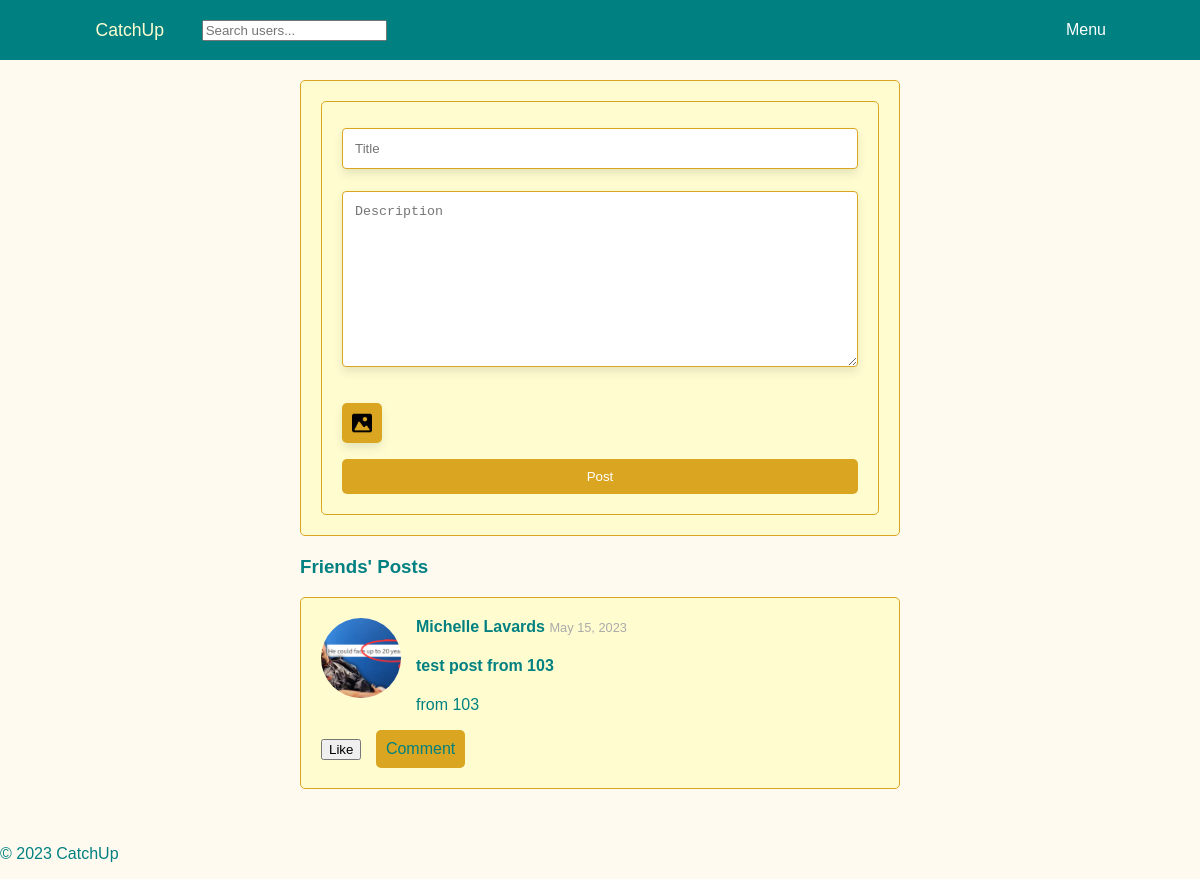
Before: /create_post/ (signed in) with the older database file.
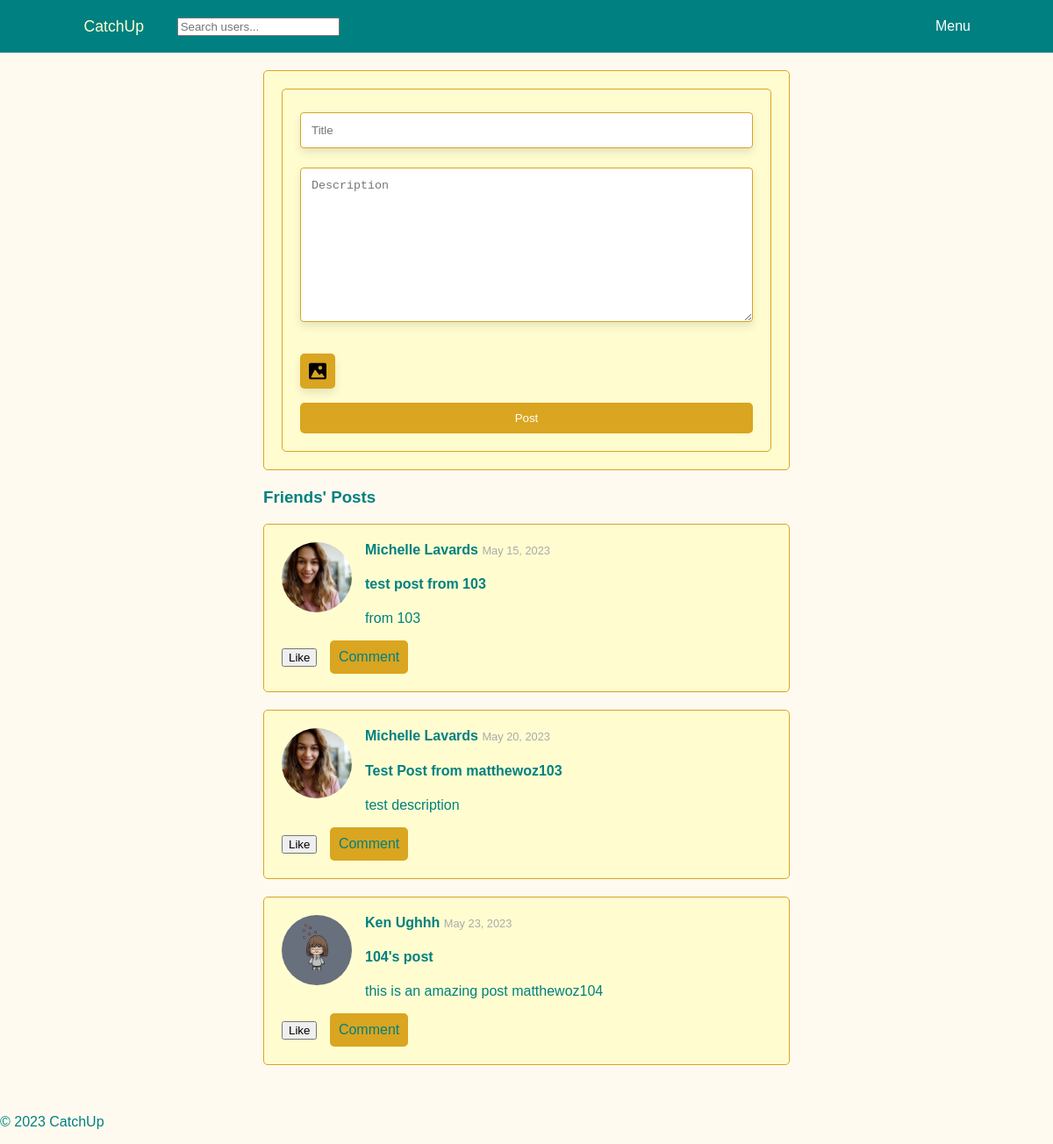
After: the same page with the newer database file.
### users/models.py (models this page shows, shortened)
class Post(models.Model):
    user = models.ForeignKey(settings.AUTH_USER_MODEL, on_delete=models.CASCADE)
    title = models.CharField(max_length=200)
    description = models.TextField()
    image = models.ImageField(upload_to='posts/', blank=True, null=True)
    created_at = models.DateTimeField(auto_now_add=True)
    likes = models.ManyToManyField(User, related_name='likes', blank=True)

class UserProfile(models.Model):
    user = models.OneToOneField(User, on_delete=models.CASCADE)
    first_name = models.CharField(max_length=30)
    last_name = models.CharField(max_length=30)
    bio = models.TextField(blank=True)  # bio can be blank if user doesn't want to add one
    location = models.CharField(max_length=100)
    occupation = models.CharField(max_length=100)
    profile_picture = models.ImageField(upload_to='profile_pictures', blank=True, default='default_profile_picture.jpg')
    friends = models.ManyToManyField("self", blank=True)

### users/views.py (the view)
# urls.py: path('create_post/', create_post, name='create_post'),
@login_required
def create_post(request):
    user_profile = UserProfile.objects.get(user=request.user)
    friends_profiles = user_profile.friends.all()
    friends_users = [profile.user for profile in friends_profiles]  # get User instances
    liked_posts = Post.objects.filter(likes=request.user)
    friends_posts = Post.objects.filter(user__in=friends_users).exclude(id__in=liked_posts)
    if request.method == 'POST':
        form = PostForm(request.POST, request.FILES)
        if form.is_valid():
            post = form.save(commit=False)
            post.user = request.user
            post.save()
            return redirect('home')
    else:
        form = PostForm()
    return render(request, 'users/create_post.html', {'form': form, 'friends_posts': friends_posts})

### users/forms.py
class PostForm(forms.ModelForm):
    class Meta:
        model = Post
        fields = ['title', 'description', 'image']
        widgets = {
            'title': forms.TextInput(attrs={'placeholder': 'Title'}),
            'description': forms.Textarea(attrs={'placeholder': 'Description'}),
            'image': forms.FileInput(attrs={'style': 'display: none;'}),
        }
        labels = {
            'title': '',  # This will hide the title label
            'description': '',  # This will hide the description label
            'image': '',  # This will hide the image label
        }

### users/templates/users/create_post.html (shortened to what this page needs)
{% extends "users/base.html" %}
{% load static %}
{% load crispy_forms_tags %}
{% block extra_css %}
    <link rel="stylesheet" type="text/css" href="{% static 'users/create_post.css' %}" />
{% endblock %}
{% block content %}
    <div class="profile-container">
        <div class="post">
            <form class="post-form" method="POST" enctype="multipart/form-data">
                {{ form.title|as_crispy_field }}
                {{ form.description|as_crispy_field }}
                <label for="id_image" class="custom-file-upload">
                    <img src="{% static 'users/icons/insert-picture-icon.png' %}" alt="Upload" />
                </label>
                <button type="submit" class="submit-btn">Post</button>
            </form>
        </div>
<div class="profile-posts">
    <h3>Friends' Posts</h3>
    {% for post in friends_posts %}
        <div class="post">
            <a href="{% url 'post_detail' post.id %}" style="display: block; color: inherit; text-decoration: none;">
                <div class="post-header">
                    <a href="{% url 'profile' post.user.username %}" style="color: inherit; text-decoration: none;">
                        <div class="profile-image-container">
                            <img src="{{ post.user.userprofile.profile_picture.url }}" alt="{{ post.user.userprofile.first_name }}" class="profile-pic">
                        </div>
                    </a>
                    <div class="post-user-name">
                        <strong>{{ post.user.userprofile.first_name }} {{ post.user.userprofile.last_name }}</strong>
                        <small class="post-date">{{ post.created_at|date:"F j, Y" }}</small>
                        <h4>{{ post.title }}</h4>
                    </div>
                </div>
                <p>{{ post.description }}</p>
            </a>
            <form method="POST" action="{% url 'like_post' post.id %}" style="display: inline-block;">
                <button type="submit" class="like-btn">
                    {% if post in liked_posts %}
                        Unlike
                    {% else %}
                        Like
                    {% endif %}
                </button>
            </form>
            <a href="{% url 'post_detail' post.id %}" class="comment-btn">Comment</a>
        </div>
    {% empty %}
        <p>None of your friends have posted anything yet.</p>
    {% endfor %}
</div>
    </div>
{% endblock %}

### users/templates/users/base.html (shortened to what this page needs)
<!DOCTYPE html>
<html>
<head>
    {% load static %}
    <link rel="stylesheet" href="{% static 'users/styles.css' %}">
    {% block extra_css %}{% endblock %}
</head>
<body>
    <header class="header">
        <nav>
            <a class="logo" href="{% url 'home' %}">CatchUp</a>
            {% if user.is_authenticated %}
            <div class="search-container dropdown">
                <form id="searchForm" method="get" action="{% url 'search_results' %}">
                    <input type="text" name="search" id="searchInput" placeholder="Search users..." autocomplete="off">
                </form>
            </div>
            <div class="nav-links dropdown">
                <button id="menuButton" class="dropbtn">Menu</button>
            </div>
            {% else %}
            <div class="nav-links">
                <a href="{% url 'login' %}">Login</a>
                <a href="{% url 'register' %}">Register</a>
            </div>
            {% endif %}
        </nav>
    </header>
    <main>
        {% block content %}{% endblock %}
    </main>
    <footer>
        <p>&copy; 2023 CatchUp</p>
    </footer>
</body>
</html>

### users/static/users/styles.css (style rules this page uses)
body { background-color: #FFFAF0; color: #008080; font-family: Arial, sans-serif; margin: 0; padding: 0; }
a { color: #FF7F50; text-decoration: none; }
.header { background-color: #008080; color: #FFFDD0; padding: 10px 0; position: sticky; top: 0; z-index: 10; display: flex; justify-content: space-between; align-items: center; padding: 0 20px; height: 60px; }
.logo { color: #FFFDD0; font-size: 1.1em; margin: 0 1em; transition: color 0.3s ease; }
.search-container { flex-grow: 1; margin-left: 20px; }
nav { display: flex; justify-content: space-between; align-items: center; width: 90%; margin: 0 auto; }
.nav-links { display: flex; gap: 20px; }
nav a { color: #FFFDD0; font-size: 1em; transition: color 0.3s ease; }
.dropdown { position: relative; display: inline-block; }
.dropbtn { background-color: #008080; color: white; padding: 16px; font-size: 16px; border: none; cursor: pointer; }

### users/static/users/create_post.css (style rules this page uses)
.profile-container { max-width: 600px; margin: auto; padding: 20px; }
.post-form { background-color: #FFFDD0; border: 1px solid #DAA520; border-radius: 5px; padding: 20px; }
.submit-btn { display: block; width: 100%; padding: 10px; border: none; background-color: #DAA520; color: white; border-radius: 5px; cursor: pointer; }
.profile-posts { margin-top: 20px; }
.post { position: relative; background-color: #FFFDD0; border: 1px solid #DAA520; border-radius: 5px; padding: 20px; margin-bottom: 20px; transition: box-shadow 0.3s ease, transform 0.3s ease; }
.post img { max-width: 100%; height: auto; }
.post-date { color: #aaa; font-size: 0.8rem; }
.post-form input[type="text"], .post-form textarea { width: 100%; padding: 12px; border: 1px solid #DAA520; border-radius: 4px; box-sizing: border-box; margin-top: 6px; margin-bottom: 16px; resize: vertical; box-shadow: 0px 5px 10px rgba(0,0,0,0.1); }
.custom-file-upload { height: 20px; width: 20px; padding: 10px; cursor: pointer; background-color: #DAA520; color: white; border-radius: 5px; text-align: center; display: inline-block; box-shadow: 0px 5px 10px rgba(0,0,0,0.1); margin-top: 16px; margin-bottom: 16px; }
.profile-image-container { width: 80px; height: 80px; position: relative; overflow: hidden; border-radius: 50%; float: left; margin-right: 15px; }
.profile-pic { display: inline; object-fit: cover; width: 100%; height: 100%; min-width: 80px; min-height: 80px; position: absolute; top: -50%; left: -50%; right: -50%; bottom: -50%; margin: auto; transition: opacity 0.3s ease; }
.profile-posts a { color: #008080; }
.comment-btn { display: inline-block; padding: 10px; background-color: #DAA520; color: white; border-radius: 5px; margin-left: 10px; text-decoration: none; transition: background-color 0.3s ease; }

Changed rows visible on the page:
changed through a linked row, Post "test post from 103": user.userprofile.profile_picture: a different picture
added Post: user.userprofile.profile_picture (picture), user.userprofile.first_name "Michelle", user.userprofile.last_name "Lavards", created_at "May 20, 2023", title "Test Post from matthewoz103", description "test description"
added Post: user.userprofile.profile_picture (placeholder picture), user.userprofile.first_name "Ken", user.userprofile.last_name "Ughhh", created_at "May 23, 2023", title "104's post", description "this is an amazing post matthewoz104"
